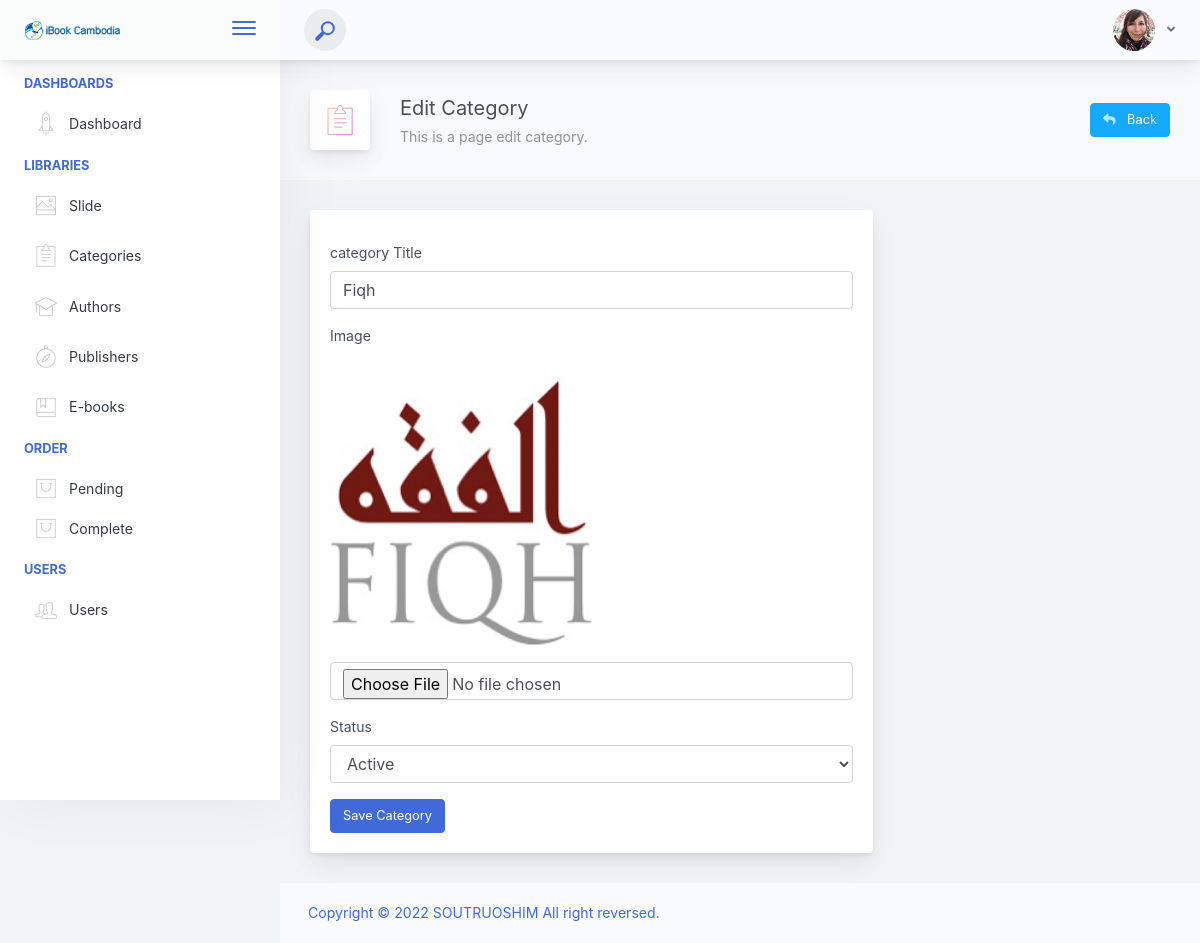
/admin/category/edit_category.php?id=3, run on the app's committed database.
### tables this page shows
CREATE TABLE IF NOT EXISTS `categories` (
  `id` bigint(20) UNSIGNED NOT NULL AUTO_INCREMENT,
  `title` varchar(191) DEFAULT NULL,
  `slug` varchar(191) DEFAULT NULL,
  `image` varchar(200) DEFAULT NULL,
  `status` enum('active','inactive') NOT NULL,
  `created_at` timestamp NULL DEFAULT CURRENT_TIMESTAMP,
  `updated_at` timestamp NULL DEFAULT NULL,
  PRIMARY KEY (`id`)
);

### objects/category.php (called while the page is built, shortened)
<?php
class Category
{
    private $conn;
    private $table_name = "categories";
    public $id;
    public function __construct($db)
    {
        $this->conn = $db;
    }
    public function readOne()
    {
        $query = "SELECT *
        FROM " . $this->table_name . "
        WHERE id = ?
        LIMIT 0,1";
        $stmt = $this->conn->prepare( $query );
        $stmt->bindParam(1, $this->id);
        $stmt->execute();
        $row = $stmt->fetch(PDO::FETCH_ASSOC);
        $this->title = $row['title'];
        $this->status = $row['status'];
        $this->image = $row['image'];
    }
}

### admin/category/edit_category.php (the view, shortened to what this page needs)
<?php
   include("../inc/header.php");
   include(__DIR__ . "/../../objects/category.php");
   $id = isset($_GET['id']) ? $_GET['id'] : die('ERROR: missing ID.');
    $database = new Database();
    $db = $database->getConnection();
    $category = new Category($db);
    $category->id = $id;
    $category->readOne();
?>
<div class="app-page-title">
    <div class="page-title-wrapper">
        <div class="page-title-heading">
            <div class="page-title-icon">
            <i class="pe-7s-note2 icon-gradient bg-mean-fruit">
                </i>
            </div>
            <div>Edit Category
                <div class="page-title-subheading">This is a page edit category.
                </div>
            </div>
        </div>
        <div class="page-title-actions">
            <div class="d-inline-block dropdown">
                <a type="button" class="btn-shadow btn btn-info" href="../category/categories.php" >
                    <span class="btn-icon-wrapper pr-2 opacity-7">
                        <i class="fa fa-reply fa-w-20"></i>
                    </span>
                    Back
                </a>
            </div>
        </div>
    </div>
</div>
<div class="row">
    <div class="col-md-8">
        <div class="main-card mb-3 card">
        <div class="card-body"><h5 class="card-title"></h5>
            <form action="<?php echo htmlspecialchars($_SERVER["PHP_SELF"] . "?id={$id}"); ?>" method="post" enctype="multipart/form-data">
                <div class="position-relative form-group">
                    <label class="">category Title</label>
                    <input name="title" id="title" value="<?= $category->title; ?>" placeholder="" type="text" class="form-control">
                </div>
                <div class="position-relative form-group">
                    <label class="">Image</label><br>
                    <div style="margin-bottom: 8px"><img id="category_photo" src="../../upload/images/category/<?= $category->image ?>" width="50%" height="300" alt=""></div>
                    <input type="file" name="image" placeholder="Choose image" id="image" class="form-control" onchange="document.getElementById('category_photo').src = window.URL.createObjectURL(this.files[0])">
                </div>
                <div class="position-relative form-group">
                    <label class="">Status</label>
                    <select class="form-control" name="status" id="status">
                        <option value="active" <?= $category->status =='active'?'selected':'' ?>>Active</option>
                    </select>
                </div>
                <input type="submit" class="btn btn-primary" name="submit" value="Save Category">
            </form>
        </div>
        </div>
    </div>
</div>
<?php
   include("../inc/footer.php");
?>

### data on the page
categories: title "Fiqh", image (picture), status "Active"
